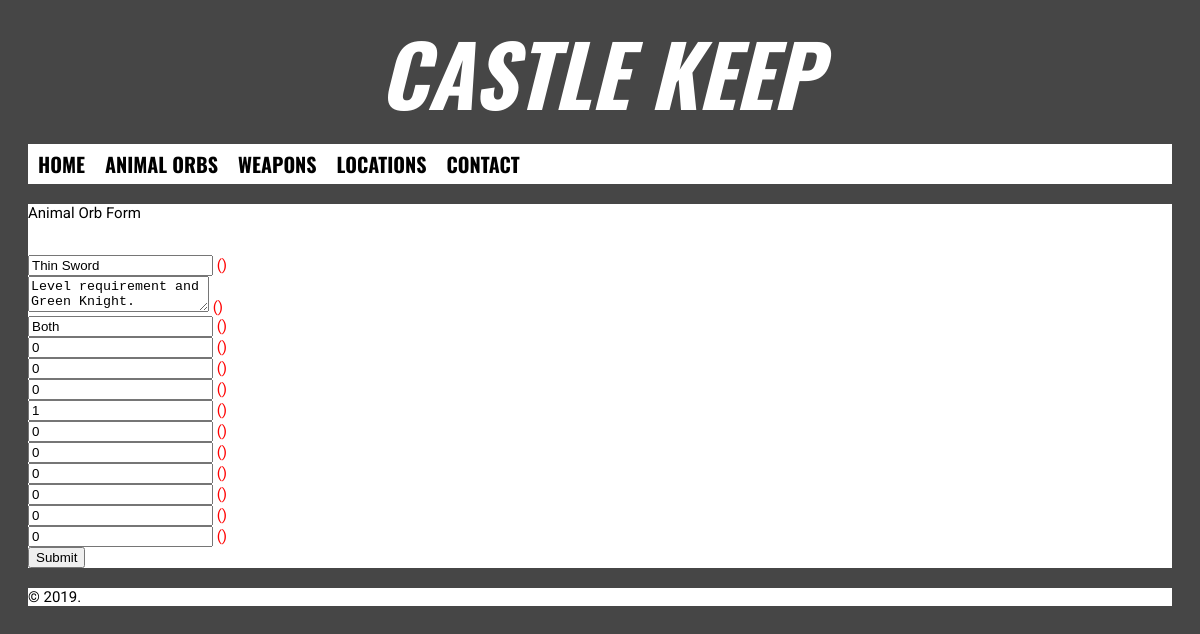
Page /edit_weapon/1 on the committed database.
### app/models.py (models this page shows)
class Weapon(db.Model):
    __tablename__ = 'Weapon'
    id = db.Column(db.Integer, primary_key=True, nullable=False)
    name = db.Column(db.String(100), nullable=False)
    locationid = db.Column(db.Integer, db.ForeignKey('Location.id'), nullable=False)
    reqItem = db.Column(db.String(2000))
    reqLevel = db.Column(db.Integer, nullable=False)
    mode = db.Column(db.String(10), nullable=False)
    strength = db.Column(db.Integer)
    magic = db.Column(db.Integer)
    defense = db.Column(db.Integer)
    agility = db.Column(db.Integer)
    iceSpecial = db.Column(db.Integer)
    critSpecial = db.Column(db.Integer)
    fireSpecial = db.Column(db.Integer)
    elecSpecial = db.Column(db.Integer)
    poiSpecial = db.Column(db.Integer)
    cost = db.Column(db.Integer)

### app/routes.py (the view)
@app.route('/edit_weapon/<id>', methods=['GET', 'POST'])
def edit_weapon(id):
    form = Edit_Weapon()
    weapon = Weapon.query.filter_by(id = id).first()
    form.name.data = weapon.name
    form.reqItem.data = weapon.reqItem
    form.reqLevel.data = weapon.reqLevel
    form.mode.data = weapon.mode
    form.strength.data = weapon.strength
    form.magic.data = weapon.magic
    form.defense.data = weapon.defense
    form.agility.data = weapon.agility
    form.iceSpecial.data = weapon.iceSpecial
    form.critSpecial.data = weapon.critSpecial
    form.fireSpecial.data = weapon.fireSpecial
    form.elecSpecial.data = weapon.elecSpecial
    form.poiSpecial.data = weapon.poiSpecial
    form.cost.data = weapon.cost
    if form.validate_on_submit():
        xweapon = Weapon()
        xweapon.name = form.name.data
        xweapon.reqItem = form.reqItem.data
        xweapon.reqLevel = form.reqLevel.data
        xweapon.mode = form.mode.data
        xweapon.strength = form.strength.data
        xweapon.magic = form.magic.data
        xweapon.defense = form.defense.data
        xweapon.agility = form.agility.data
        xweapon.iceSpecial = form.iceSpecial.data
        xweapon.critSpecial = form.critSpecial.data
        xweapon.fireSpecial = form.fireSpecial.data
        xweapon.elecSpecial = form.elecSpecial.data
        xweapon.poiSpecial = form.poiSpecial.data
        xweapon.cost = form.cost.data
        db.session.add(xweapon)
        db.session.commit()
        return redirect(url_for('weapon_detail.html'))
    else:
        return render_template('edit_weapon.html', form=form, weapon=weapon, title="Editing Weapon")

### app/forms.py
class Edit_Weapon(FlaskForm):
    name = TextField('name', validators=[DataRequired()])
    reqItem = TextAreaField('reqItem')
    reqLevel = IntegerField('reqLevel', validators=[DataRequired()])
    mode = TextField('mode', validators=[DataRequired()])
    strength = IntegerField('strength')
    magic = IntegerField('magic')
    defense = IntegerField('defense')
    agility = IntegerField('agility')
    iceSpecial = IntegerField('iceSpecial')
    critSpecial = IntegerField('critSpecial')
    fireSpecial = IntegerField('fireSpecial')
    elecSpecial = IntegerField('elecSpecial')
    poiSpecial = IntegerField('poiSpecial')
    cost = IntegerField('cost')

### app/templates/edit_weapon.html (shortened to what this page needs)
{% extends 'layout.html' %}
{% block content %}
<section>
  <p>Animal Orb Form</p><br>
  <form method="POST" enctype="multipart/form-data">
    {{form.name}} <span style="color:red"> {{form.name.errors}} </span> <br>
    {{form.reqItem}} <span style="color:red"> {{form.reqItem.errors}} </span> <br>
    {{form.mode}} <span style="color:red"> {{form.mode.errors}} </span> <br>
    {{form.strength}} <span style="color:red"> {{form.strength.errors}} </span> <br>
    {{form.magic}} <span style="color:red"> {{form.magic.errors}} </span> <br>
    {{form.defense}} <span style="color:red"> {{form.defense.errors}} </span> <br>
    {{form.agility}} <span style="color:red"> {{form.agility.errors}} </span> <br>
    {{form.iceSpecial}} <span style="color:red"> {{form.iceSpecial.errors}} </span> <br>
    {{form.critSpecial}} <span style="color:red"> {{form.critSpecial.errors}} </span> <br>
    {{form.fireSpecial}} <span style="color:red"> {{form.fireSpecial.errors}} </span> <br>
    {{form.elecSpecial}} <span style="color:red"> {{form.elecSpecial.errors}} </span> <br>
    {{form.poiSpecial}} <span style="color:red"> {{form.poiSpecial.errors}} </span> <br>
    {{form.cost}} <span style="color:red"> {{form.cost.errors}} </span> <br>
    <input type="submit" value="Submit">
  </form>
</section>
{% endblock %}

### app/static/stylesheets/style.css (style rules this page uses)
html { background-color: #464646; color: #000000; font-family: 'Roboto', sans-serif; font-size: 15px; }
footer, nav, section { background-color: #FFFFFF; margin: 0 20px 20px 20px; }

### rows in the picture
Weapon: name "Thin Sword", reqItem "Level requirement and Green Knight.", mode "Both", strength "0", magic "0", defense "0", agility "1", iceSpecial "0", critSpecial "0", fireSpecial "0", elecSpecial "0", poiSpecial "0", cost "0"
